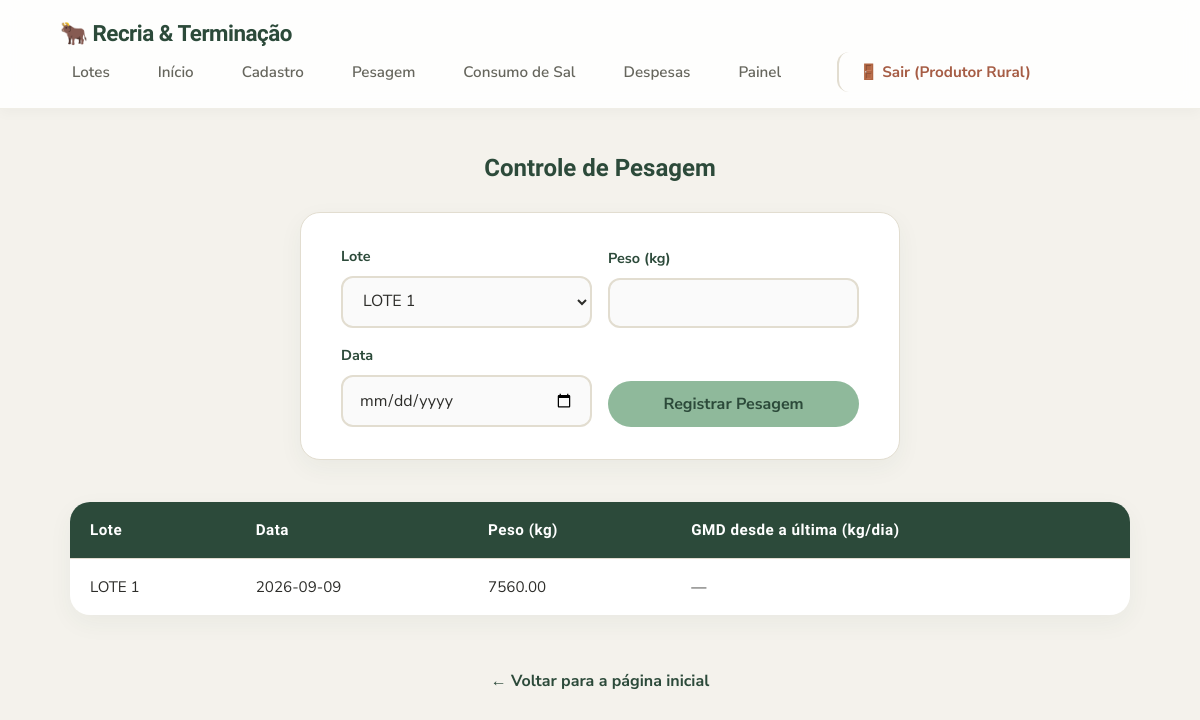
Screenshot of /pesagem (signed in) with the database file from the repository.
### tables this page shows
CREATE TABLE pesagens (
                    id INTEGER PRIMARY KEY AUTOINCREMENT,
                    lote_id INTEGER,
                    peso REAL,
                    data TEXT,
                    FOREIGN KEY(lote_id) REFERENCES lotes(id) ON DELETE CASCADE
                );

CREATE TABLE lotes (
                    id INTEGER PRIMARY KEY AUTOINCREMENT,
                    identificacao TEXT NOT NULL,
                    fase_atual TEXT NOT NULL,
                    categoria_animal TEXT,
                    data_inicio TEXT,
                    qtd_cabecas INTEGER,
                    custo_bezerro_unitario REAL,
                    custo_total_compra REAL,
                    valor_venda_total REAL,
                    total_arrobas_vendidas REAL,
                    status TEXT DEFAULT 'Em Andamento'
                );

### app.py (the view, shortened to what this page needs)
@app.route('/pesagem', methods=['GET', 'POST'])
def pesagem():
    conexao = conectar()
    try:
        registros = conexao.execute('''
            SELECT pesagens.*, lotes.identificacao
            FROM pesagens
            JOIN lotes ON pesagens.lote_id = lotes.id
        ''').fetchall()
        lista_lotes = conexao.execute('SELECT * FROM lotes WHERE status = "Em Andamento"').fetchall()
    finally:
        conexao.close()
    registros_ordenados = sorted(registros, key=lambda r: r['data'])
    lista_pesagens = []
    anterior_por_lote = {}
    for r in registros_ordenados:
        anterior = anterior_por_lote.get(r['lote_id'])
        gmd = None
        if anterior is not None:
            data_atual = datetime.strptime(r['data'], '%Y-%m-%d')
            data_anterior = datetime.strptime(anterior['data'], '%Y-%m-%d')
            dias = (data_atual - data_anterior).days
            if dias > 0:
                gmd = (r['peso'] - anterior['peso']) / dias
        lista_pesagens.append({
            'identificacao': r['identificacao'],
            'data': r['data'],
            'peso': r['peso'],
            'gmd': gmd
        })
        anterior_por_lote[r['lote_id']] = r
    lista_pesagens.reverse()
    return render_template('pesagem.html', pesagens=lista_pesagens, lotes=lista_lotes)

### app.py (called while the page is built)
@app.before_request
def verificar_login():
    rotas_livres = ['login', 'static']
    if request.endpoint not in rotas_livres and 'usuario_id' not in session:
        return redirect(url_for('login'))

### config_banco.py (called while the page is built)
def conectar():
    conexao = sqlite3.connect('dados.db')
    conexao.row_factory = sqlite3.Row
    conexao.execute('PRAGMA foreign_keys = ON;')
    return conexao

### templates/pesagem.html (shortened to what this page needs)
{% extends "base.html" %}
{% block conteudo %}
<h2>Controle de Pesagem</h2>
<form action="{{ url_for('pesagem') }}" method="POST" class="form-caixa form-linha">
    <div class="campo">
        <label for="lote_id">Lote</label>
        <select name="lote_id" id="lote_id" required>
            {% for lote in lotes %}
            <option value="{{ lote.id }}">{{ lote.identificacao }}</option>
            {% endfor %}
        </select>
    </div>
    <div class="campo">
        <label for="peso">Peso (kg)</label>
        <input type="number" name="peso" id="peso" step="0.01" min="0" required>
    </div>
    <div class="campo">
        <label for="data">Data</label>
        <input type="date" name="data" id="data" required>
    </div>
    <button type="submit">Registrar Pesagem</button>
</form>
<table>
    <thead>
        <tr>
            <th>Lote</th>
            <th>Data</th>
            <th>Peso (kg)</th>
            <th>GMD desde a última (kg/dia)</th>
        </tr>
    </thead>
    <tbody>
        {% for p in pesagens %}
        <tr>
            <td>{{ p.identificacao }}</td>
            <td>{{ p.data }}</td>
            <td>{{ "%.2f"|format(p.peso) }}</td>
            <td>
                {% if p.gmd is not none %}
                    {{ "%.3f"|format(p.gmd) }}
                    {% if p.gmd >= 0.8 %}✔{% else %}⚠{% endif %}
                {% else %}
                    —
                {% endif %}
            </td>
        </tr>
        {% else %}
        <tr>
            <td colspan="4">Nenhuma pesagem registrada ainda.</td>
        </tr>
        {% endfor %}
    </tbody>
</table>
<a class="voltar" href="{{ url_for('index') }}">← Voltar para a página inicial</a>
{% endblock %}

### static/style.css (style rules this page uses)
* { box-sizing: border-box; margin: 0; padding: 0; }
:root { --verde-salvia: #8FB99B; --verde-escuro: #2C4A3A; --creme: #F4F2EC; --branco: #FFFFFF; --terracota: #E8B4A0; --terracota-escuro: #A65D45; --texto: #2D2D2A; --texto-suave: #66665D; --borda: #E2DDD0; --raio: 20px; --raio-peq: 12px; --sombra-suave: 0 8px 24px rgba(44, 74, 58, 0.05); --sombra-hover: 0 16px 32px rgba(44, 74, 58, 0.12); --transicao: all 0.3s cubic-bezier(0.25, 0.8, 0.25, 1); }
body { font-family: 'Nunito Sans', Arial, sans-serif; background-color: var(--creme); color: var(--texto); line-height: 1.6; display: flex; flex-direction: column; min-height: 100vh; }
h1, h2, h3, h4 { font-family: 'Baloo 2', 'Nunito Sans', sans-serif; color: var(--verde-escuro); font-weight: 700; text-align: center; margin-bottom: 24px; }
.form-caixa { background-color: var(--branco); border: 1px solid var(--borda); border-radius: var(--raio); padding: 32px 40px; width: 100%; max-width: 600px; margin: 0 auto 32px auto; box-shadow: var(--sombra-suave); }
.campo { margin-bottom: 20px; width: 100%; }
.campo label { display: block; margin-bottom: 8px; font-weight: 700; font-size: 0.9rem; color: var(--verde-escuro); }
.campo input, .campo select { width: 100%; padding: 12px 16px; border: 2px solid var(--borda); border-radius: var(--raio-peq); font-size: 1rem; font-family: 'Nunito Sans', sans-serif; background-color: #FAFAFA; transition: var(--transicao); color: var(--texto); }
.form-linha { display: grid; grid-template-columns: repeat(auto-fit, minmax(180px, 1fr)); gap: 16px; align-items: end; }
.form-linha .campo { margin-bottom: 0; }
button, .botao { background-color: var(--verde-salvia); color: var(--verde-escuro); border: none; padding: 12px 28px; border-radius: 999px; font-size: 1rem; font-weight: 700; font-family: 'Nunito Sans', sans-serif; cursor: pointer; transition: var(--transicao); display: inline-flex; justify-content: center; align-items: center; text-decoration: none; width: 100%; margin-top: 10px; }
.form-linha button { width: auto; }
.voltar { display: inline-block; margin-top: 24px; color: var(--verde-escuro); text-decoration: none; font-weight: 700; transition: var(--transicao); }
table { width: 100%; border-collapse: separate; border-spacing: 0; margin: 10px 0 30px; font-size: 0.95rem; background-color: var(--branco); border-radius: var(--raio); overflow: hidden; box-shadow: var(--sombra-suave); }
th, td { padding: 16px 20px; text-align: left; border-bottom: 1px solid var(--borda); vertical-align: middle; }
th { background-color: var(--verde-escuro); color: var(--branco); font-weight: 700; font-family: 'Baloo 2', sans-serif; letter-spacing: 0.5px; }
tr:last-child td { border-bottom: none; }

### rows the page displays
pesagens: identificacao "LOTE 1", data "2026-09-09", peso "7560.00"

### other values shown
{{ session.get('nome_usuario') }} "Produtor Rural"
form field lote_id "LOTE 1"
